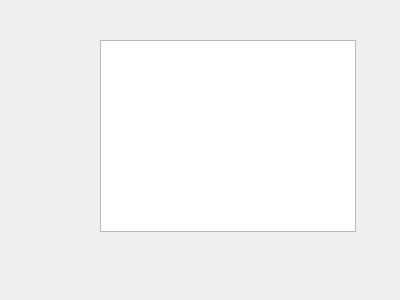
<?xml version="1.0" encoding="UTF-8"?>
<ui version="4.0">
 <class>Form</class>
 <widget class="QWidget" name="Form">
  <property name="geometry">
   <rect>
    <x>0</x>
    <y>0</y>
    <width>400</width>
    <height>300</height>
   </rect>
  </property>
  <property name="windowTitle">
   <string>Form</string>
  </property>
  <widget class="QGraphicsView" name="graphicsView">
   <property name="geometry">
    <rect>
     <x>100</x>
     <y>40</y>
     <width>256</width>
     <height>192</height>
    </rect>
   </property>
  </widget>
 </widget>
 <resources/>
 <connections/>
</ui>
